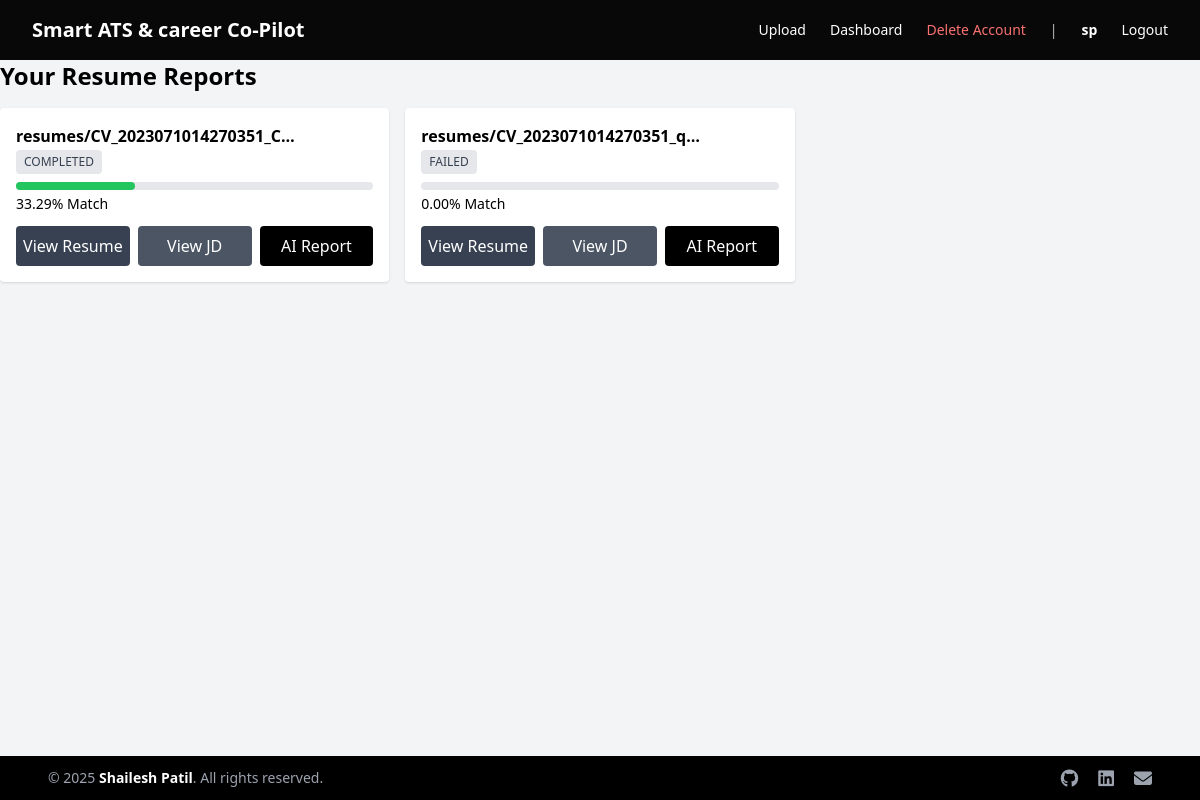
The page /upload/dashboard/ (signed in) on the database as committed earlier.
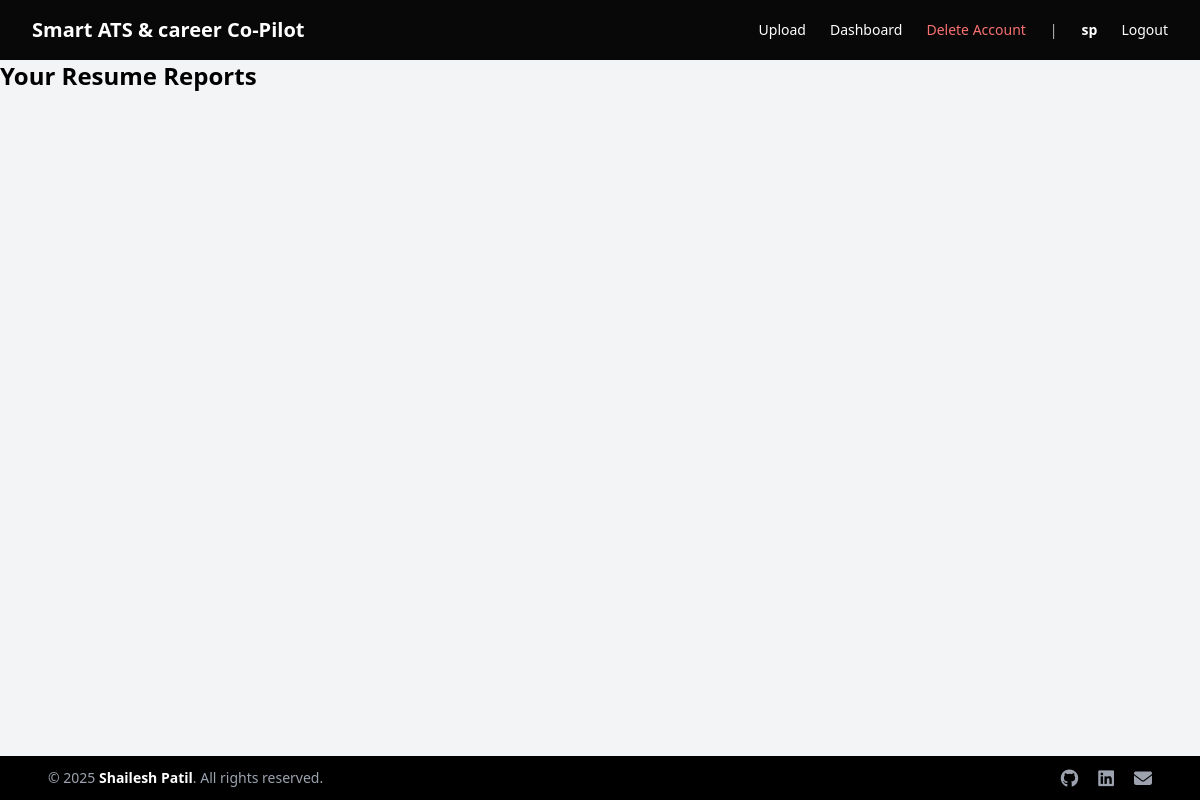
The same page on the database as committed later.
### uploads/models.py (models this page shows)
class ResumeUpload(models.Model):
    STATUS_CHOICES = [
        ('PENDING', 'Pending'),
        ('PROCESSING', 'Processing'),
        ('COMPLETED', 'Completed'),
        ('FAILED', 'Failed'),
    ]
    user = models.ForeignKey(settings.AUTH_USER_MODEL, on_delete=models.CASCADE, null=True, blank=True)
    resume_file = models.FileField(upload_to='resumes/')
    job_description = models.TextField()
    extracted_text = models.TextField(blank=True, null=True)
    ats_score = models.FloatField(null=True, blank=True)
    status = models.CharField(max_length=20, choices=STATUS_CHOICES, default='PENDING')
    created_at = models.DateTimeField(auto_now_add=True)
    missing_keywords = models.TextField(null=True, blank=True)
    ai_suggestions = models.TextField(null=True, blank=True)

### uploads/views.py (the view)
# urls.py: path('dashboard/', dashboard, name='dashboard'),
@login_required
def dashboard(request):
    records = ResumeUpload.objects.filter(user=request.user).order_by('-created_at')
    return render(request, 'uploads/dashboard.html', {'records': records})

### templates/uploads/dashboard.html (shortened to what this page needs)
{% extends 'base.html' %}
{% block content %}
<h2 class="text-2xl font-bold mb-4">Your Resume Reports</h2>
<div class="grid grid-cols-1 md:grid-cols-2 lg:grid-cols-3 gap-4">
{% for r in records %}
<div class="bg-white p-4 rounded shadow">
  <p class="font-semibold">{{ r.resume_file.name|truncatechars:30 }}</p>
  <span id="status-{{ r.id }}" data-poll="{{ r.id }}"
        class="inline-block px-2 py-1 text-xs rounded bg-gray-200 text-gray-700">
    {{ r.status }}
  </span>
  <div class="mt-2">
    <div class="h-2 bg-gray-200 rounded">
      <div id="bar-{{ r.id }}" class="h-2 bg-green-500 rounded"
           style="width:{{ r.ats_score|floatformat:2|default:'0.00' }}%">
      </div>
    </div>
    <p class="text-sm mt-1">
      <span id="score-{{ r.id }}">{{ r.ats_score|floatformat:2|default:'0.00' }}</span>% Match
    </p>
  </div>
  <div class="grid grid-cols-3 gap-2 mt-3">
    <a href="{{ r.resume_file.url }}" target="_blank"
       class="bg-gray-700 text-white py-2 rounded text-center hover:bg-black">
       View Resume
    </a>
    <button onclick="openJD('{{ r.id }}')"
            class="bg-gray-600 text-white py-2 rounded hover:bg-black">
        View JD
    </button>
    <a href="/upload/report/{{ r.id }}/"
       class="bg-black text-white py-2 rounded text-center hover:bg-gray-800">
       AI Report
    </a>
  </div>
</div>
{% endfor %}
</div>
{% endblock %}

Rows that differ between the two databases and show on the page:
no longer on this page (row edited): ResumeUpload: resume_file.name "resumes/CV_2023071014270351_C…", status "COMPLETED", ats_score "33.29"
no longer on this page (row edited): ResumeUpload: resume_file.name "resumes/CV_2023071014270351_q…", status "FAILED", ats_score "0.00"
